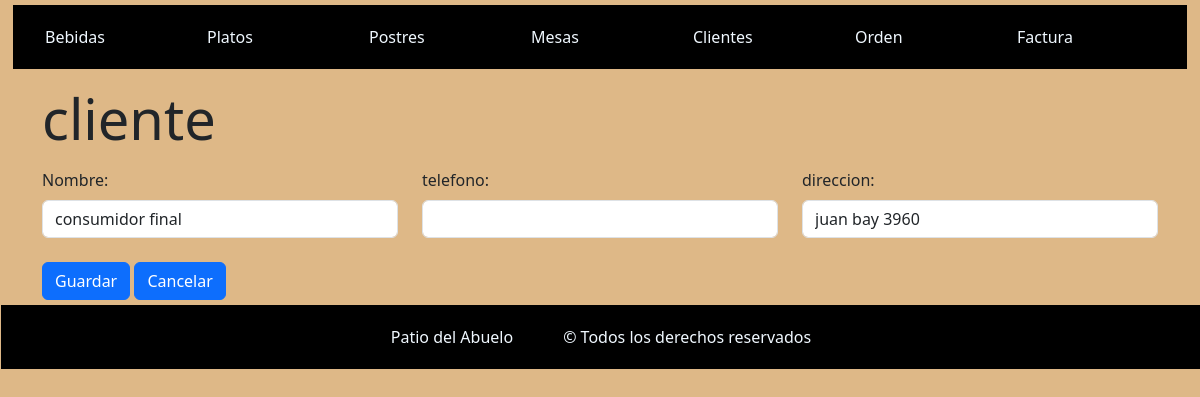
The page /clientes/clienteModif/1/ on the database as committed earlier.
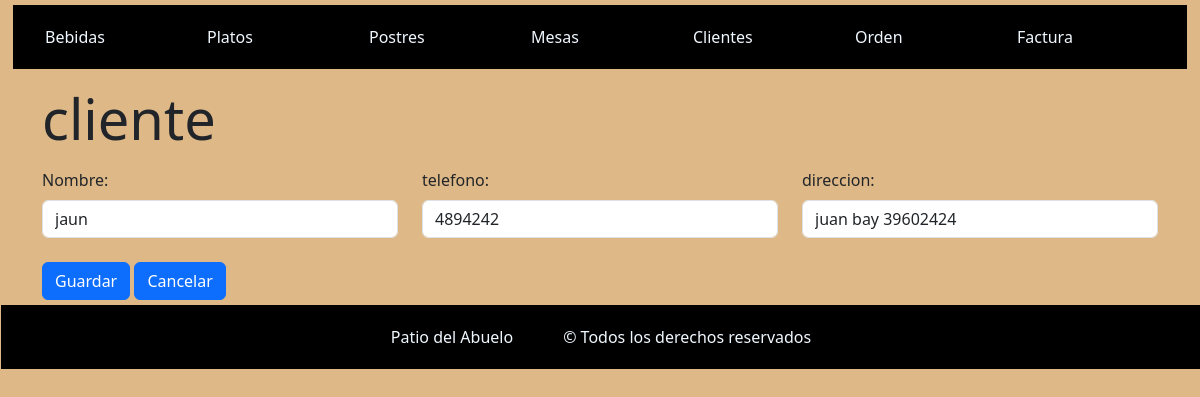
The same page on the database as committed later.
### miAplicacion/models.py (models this page shows, shortened)
class Cliente(models.Model):
    nombre = models.CharField(max_length=120)
    telefono = models.CharField(max_length=30, null=True, blank=True)
    direccion = models.CharField(max_length=120, null=True, blank=True)

### miAplicacion/views.py (the view, shortened to what this page needs)
# urls.py: path("clientes/clienteModif/<int:pk>/", views.clientesModificar, name="clienteModificar"),
def clientesModificar(request, pk):
    cliente = Cliente.objects.get(id=pk)
    return render(request, "formularioClientes.html", {'cliente': cliente})

### patioAbuelo/templates/formularioClientes.html (shortened to what this page needs)
{% extends "base.html" %}
{% block content %}
    <div class="container">
        <h3 class="display-4 my-3">cliente</h3>
        <form method="post" class="row">
            <div class="col-4">
                <label for="nombre" class="form-label">Nombre:</label>
                <input type="text" class="form-control" id="nombre" name="nombre" value="{{ cliente.nombre }}" required><br>
            </div>
            <div class="col-4">
                <label for="telefono" class="form-label">telefono:</label>
                <input type="number" class="form-control" id="telefono" name="telefono" value="{{ cliente.telefono }}" required><br>
            </div>
            <div class="col-4">
                <label for="direccion" class="form-label">direccion:</label>
                <input type="text" class="form-control" id="direccion" name="direccion" value="{{ cliente.direccion }}" required><br>
            </div>
            <div class="col">
                <button type="submit" class="btn btn-primary">Guardar</button>
                <button class="btn btn-primary"><a href={% url "listaClientes" %} class="text-decoration-none text-white">Cancelar</a></button>
            </div>
        </form>
    </div>
{% endblock %}

Rows that differ between the two databases and show on the page:
changed Cliente: nombre "consumidor final" → "jaun"; telefono (not shown) → "4894242"; direccion "juan bay 3960" → "juan bay 39602424"
